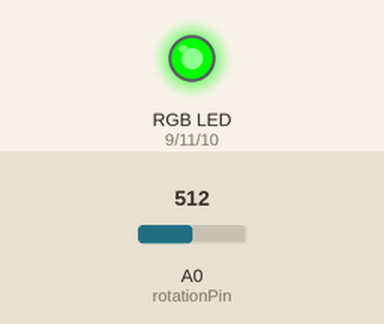
A sketch run on a simulated Arduino Uno, built with avr-gcc and run on an emulated ATmega328P. Shown: an RGB LED mixed from three pins (HIGH = lit). Dashed ring = blinking. The inputs (shaded band) are chosen by the test bench; at power-on: A0 (rotationPin) = 512. Dim RGB values are drawn brighter than linear.

Above: at 1.3 s.
1.4 s: A0 (rotationPin) set to 0
At 2.3 s:
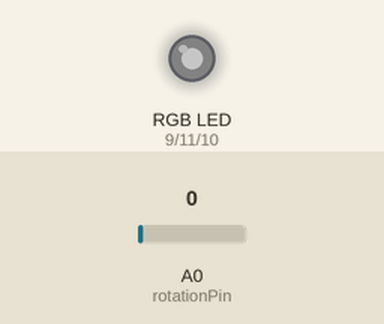
3.0 s: A0 (rotationPin) set to 122
At 3.3 s:
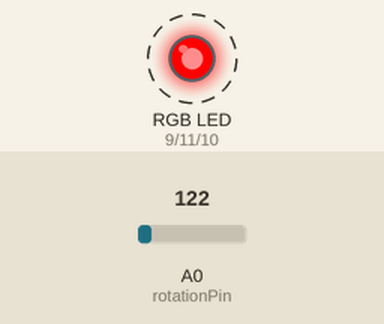
6.1 s: A0 (rotationPin) set to 306
At 6.63 s:
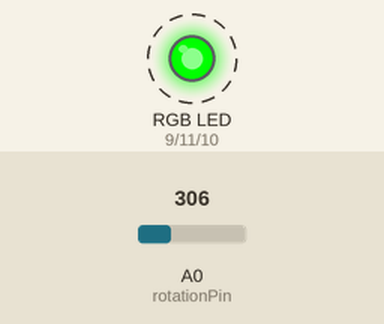
Timing chart, 0 to 15.2 s (numbered marks = the images above; inputs shaded):
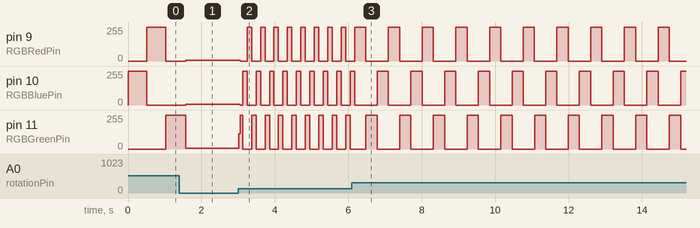

Measured:
- after the input at 3.0 s, pin 9 (RGBRedPin): alternates 255/255 for 0.12 s and 0/255 for 0.24 s, starting after 0.06 s; pin 10 (RGBBluePin): 6/255 → 0/255 after 0.06 s, then repeats every 0.37 s: 255/255 0.12 s, 0/255 0.24 s; pin 11 (RGBGreenPin): 6/255 → 114/255 at once, then moves between 0/255 and 255/255, repeating every 0.73 s
- after the input at 6.1 s, pin 9 (RGBRedPin), pin 11 (RGBGreenPin): alternates 255/255 for 0.31 s and 0/255 for 0.61 s, starting after 0.38 s; pin 10 (RGBBluePin): alternates 255/255 for 0.31 s and 0/255 for 0.61 s, starting after 0.69 s

The sketch:

Challenge_2.ino
```cpp
//Challenge 2
//Name: Alex Dorodko
//Date: 04/OCT/2020
//The purpose of this code is to make the LEDs flash at different speeds as you turn the potentiometer.

//Setting up the variables

int RGBRedPin = 9; //The red RGB LED is connected pin 9 of the Arduino.
int RGBBluePin = 10; //The blue RGB LED is connected pin 10 of the Arduino.
int RGBGreenPin = 11; //The green RGB LED is connected pin 11 of the Arduino.
int rotationPin = A0;  //Setting up the rotation pin.
int data=0; //This will be the data for the potenciometer.

void setup()
{
    pinMode(RGBRedPin, OUTPUT); //Setting up the RGB Red pin as output.
    pinMode(RGBBluePin, OUTPUT); //Setting up the RGB blue pin as output.
    pinMode(RGBGreenPin, OUTPUT); //Setting up the RGB green pin as output.
    pinMode(rotationPin, INPUT); //Allowing the potentiometer to input data.
    Serial.begin(9600); //This sends the data to the serial monitor.
}

void loop()
{
    data = analogRead(rotationPin); //Reads the data and stores it under data.

    //Blue
    digitalWrite(RGBBluePin, HIGH); //turning on the blue RGB light.
    delay(data); //Uses the potenciometer data as the delay
    digitalWrite(RGBBluePin, LOW);

    data = analogRead(rotationPin); //Reads the data and stores it under data.

    //Red
    digitalWrite(RGBRedPin, HIGH);
    delay(data);
    digitalWrite(RGBRedPin, LOW);

    data = analogRead(rotationPin); //Reads the data and stores it under data.

    //Green
    digitalWrite(RGBGreenPin, HIGH);
    delay(data);
    digitalWrite(RGBGreenPin, LOW);

}   
```
